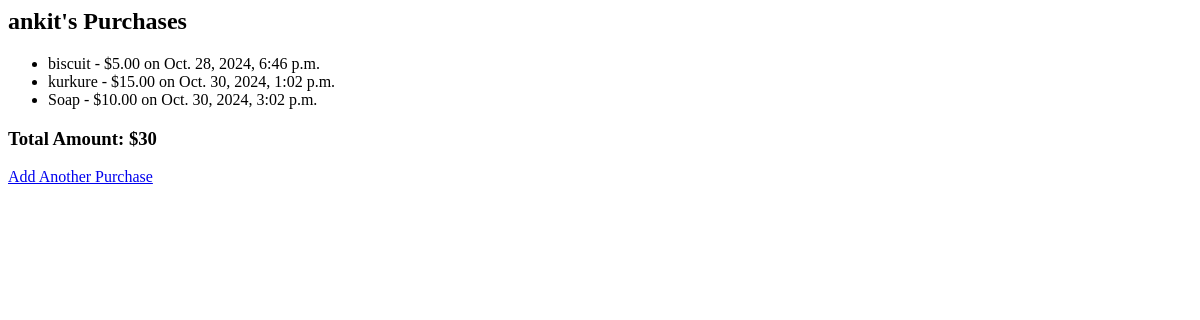
Before: /3/ (signed in) with the older database file.
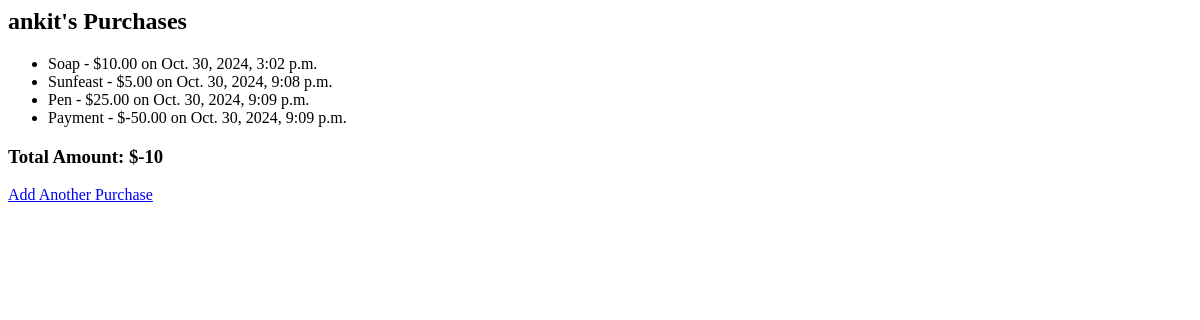
After: the same page with the newer database file.
### customers/models.py (models this page shows, shortened)
class Customer(models.Model):
    name = models.CharField(max_length=100)

class Purchase(models.Model):
    customer = models.ForeignKey(Customer, related_name='purchases', on_delete=models.CASCADE)
    item_name = models.CharField(max_length=100)
    price = models.DecimalField(max_digits=10, decimal_places=2)
    purchase_date = models.DateTimeField(auto_now_add=True)

### customers/views.py (the view)
# urls.py: path('<int:customer_id>/', views.customer_detail, name='customer_detail'),
@login_required
def customer_detail(request, customer_id):
    customer = get_object_or_404(Customer, id=customer_id)
    purchases = customer.purchases.all()
    total_amount = purchases.aggregate(Sum('price'))['price__sum']
    return render(request, 'customers/customer_detail.html', {
        'customer': customer,
        'purchases': purchases,
        'total_amount': total_amount
    })

### customers/templates/customers/customer_detail.html
<h2>{{ customer.name }}'s Purchases</h2>
<ul>
    {% for purchase in purchases %}
        <li>{{ purchase.item_name }} - ${{ purchase.price }} on {{ purchase.purchase_date }}</li>
    {% endfor %}
</ul>
<h3>Total Amount: ${{ total_amount }}</h3>
<a href="{% url 'create_purchase' customer.id %}">Add Another Purchase</a>

Changed rows visible on the page:
removed Purchase: item_name "biscuit", price "5.00", purchase_date "Oct. 28, 2024, 6:46 p.m."
removed Purchase: item_name "kurkure", price "15.00", purchase_date "Oct. 30, 2024, 1:02 p.m."
added Purchase: item_name "Sunfeast", price "5.00", purchase_date "Oct. 30, 2024, 9:08 p.m."
added Purchase: item_name "Pen", price "25.00", purchase_date "Oct. 30, 2024, 9:09 p.m."
added Purchase: item_name "Payment", price "-50.00", purchase_date "Oct. 30, 2024, 9:09 p.m."
Other visible differences:
{{ total_amount }}: "30" → "-10"
